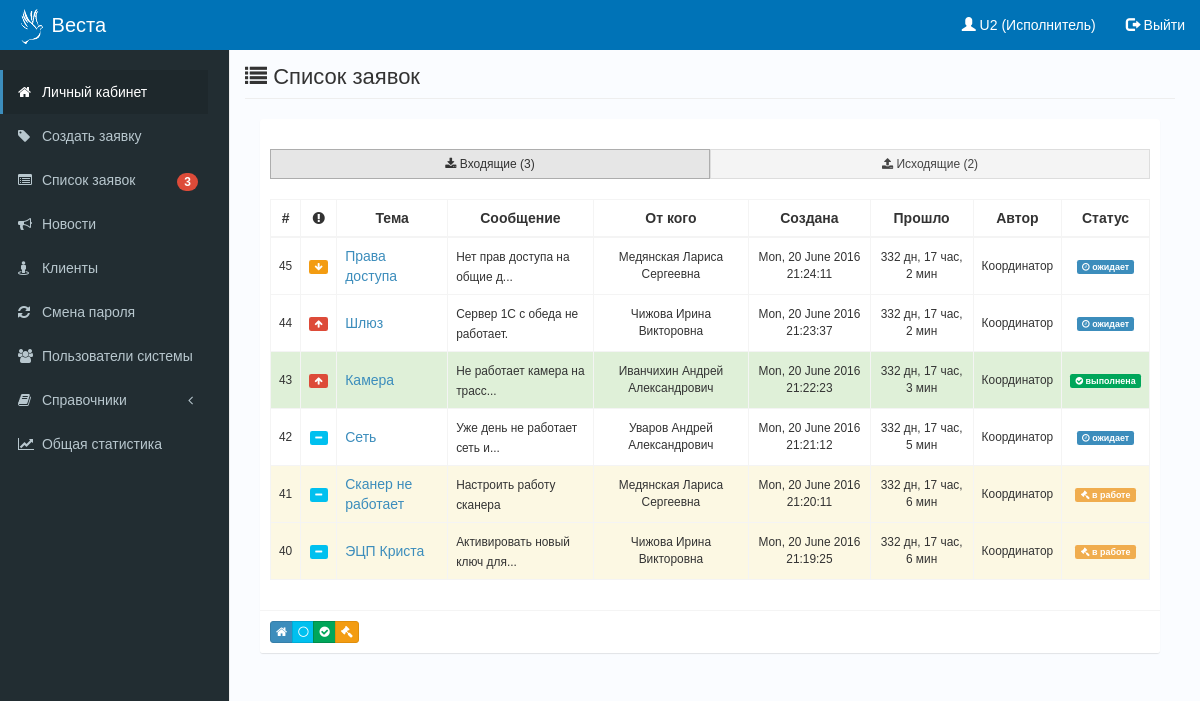
The app's page /?act=ticket_list (signed in), older data.
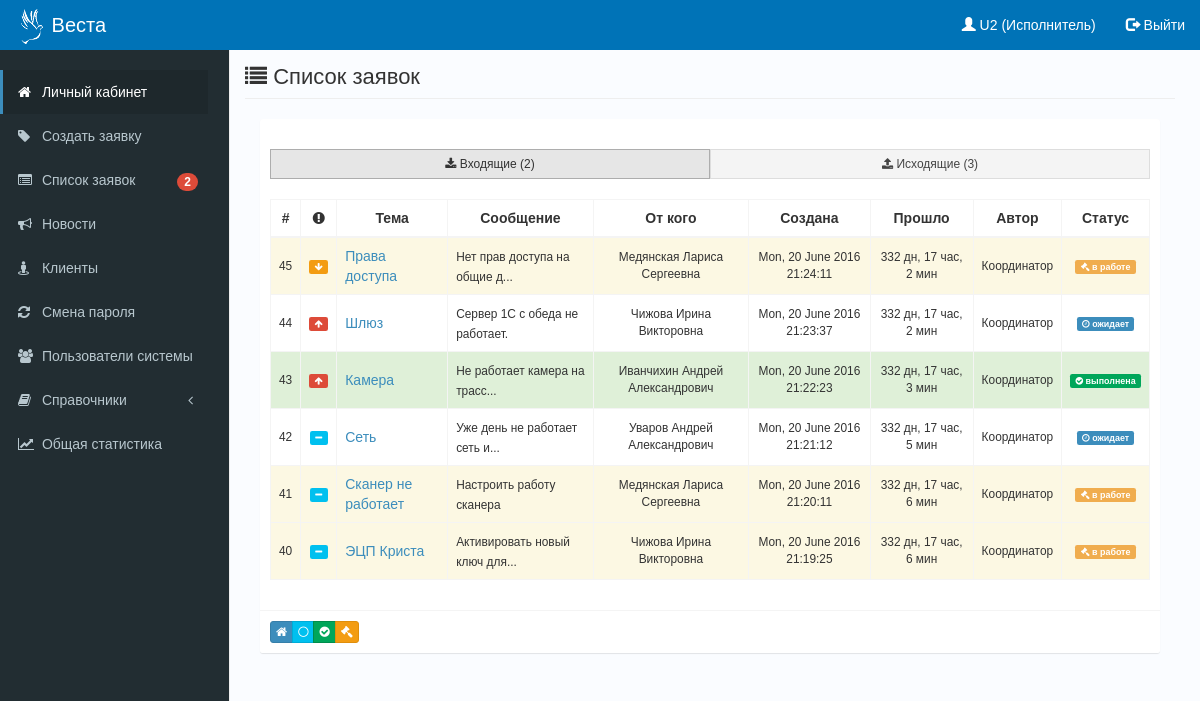
The same page, newer data.
### tables this page shows
CREATE TABLE IF NOT EXISTS `tickets` (
  `id` int(11) NOT NULL,
  `user_create_id` int(11) DEFAULT NULL,
  `user_to_id` int(11) DEFAULT NULL,
  `date_create` datetime DEFAULT NULL,
  `theme` varchar(256) DEFAULT NULL,
  `msg` text,
  `id_client` int(11) DEFAULT NULL,
  `id_otdel` int(11) DEFAULT NULL,
  `status` int(11) DEFAULT NULL,
  `prioritet` int(11) DEFAULT NULL,
  `arch` int(11) DEFAULT NULL,
  `date_ok` datetime DEFAULT NULL,
  `history` varchar(512) DEFAULT NULL,
  `last_update` datetime DEFAULT NULL
);

CREATE TABLE IF NOT EXISTS `clients` (
  `id` int(11) NOT NULL,
  `fio` varchar(256) DEFAULT NULL,
  `id_otdel` int(11) DEFAULT NULL,
  `id_doljn` int(11) DEFAULT NULL,
  `tel` varchar(32) DEFAULT NULL,
  `email` varchar(64) DEFAULT NULL,
  `kabinet` varchar(64) DEFAULT NULL
);

CREATE TABLE IF NOT EXISTS `users` (
  `id` int(11) NOT NULL,
  `fio` varchar(256) DEFAULT NULL,
  `login` varchar(64) DEFAULT NULL,
  `pass` varchar(64) DEFAULT NULL,
  `status` int(1) DEFAULT NULL,
  `priv` int(1) DEFAULT NULL,
  `email` varchar(64) DEFAULT NULL,
  `tel` varchar(32) DEFAULT NULL,
  `last_time` datetime DEFAULT NULL
);

### template/ticket_list.php (the view, shortened to what the changed rows need)
<?php require 'template/header.php';
include('../connect_bd.php');
$id_user = $_SESSION["id_user"];
?>
<h1 class="page-header"><i class="fa fa-list"></i> Список заявок</h1>
<div class="col-md-12">
    <div class="box box-solid">
        <div class="box-header">
        </div>
        <div class="box-body">
            <div class="">
<?php
if (IS_KOORD)
{
    $result = $mysqli->query("  SELECT COUNT(*) as count FROM tickets
                                WHERE status = 2");
        if ($result)
            $row_vhod = $result->fetch_array();
    $result = $mysqli->query("  SELECT COUNT(*) as count FROM tickets
                                WHERE user_create_id = '$id_user'");
        if ($result)
            $row_ishod = $result->fetch_array();
}
else
{
    $result = $mysqli->query("  SELECT COUNT(*) as count FROM tickets
                                WHERE user_to_id = '$id_user' AND status = 2");
        if ($result)
            $row_vhod = $result->fetch_array();
    $result = $mysqli->query("  SELECT COUNT(*) as count FROM tickets
                                WHERE user_create_id = '$id_user'");
        if ($result)
            $row_ishod = $result->fetch_array();
}
?>
                <div class="btn-group btn-group-justified">
                    <a class="btn btn-default btn-sm btn-flat active " role="button"
                        href="?act=in"><i class="fa fa-download"></i> Входящие
                        <span id="label_list_in">(<?=$row_vhod["count"]?>) </span>
                    </a>
                    <a class="btn btn-default btn-sm btn-flat " role="button" id="link_out"
                        href="?act=out"><i class="fa fa-upload"></i> Исходящие
                        <span id="label_list_out">(<?=$row_ishod["count"]?>)</span>
                    </a>
                </div>
            </div>
            <br>
            <div>
<?php
switch ($_POST["sort_ticket"])
{
    default:
        $pref = "";
        break;
}
if (IS_KOORD)
{
    $result = $mysqli->query("SELECT tickets.id AS id, tickets.prioritet AS prioritet,
                            tickets.theme AS theme, tickets.msg AS msg,
                            clients.fio AS client, tickets.date_create AS date_create,
                            users.fio AS user, tickets.status AS status FROM tickets
                            JOIN clients ON tickets.id_client = clients.id
                            JOIN users ON tickets.user_create_id = users.id WHERE arch = 0
                            ".$pref." ORDER BY tickets.id DESC");
}
else
{
    $result = $mysqli->query("SELECT tickets.id AS id, tickets.prioritet AS prioritet,
                            tickets.theme AS theme, tickets.msg AS msg,
                            clients.fio AS client, tickets.date_create AS date_create,
                            users.fio AS user, tickets.status AS status FROM tickets
                            JOIN clients ON tickets.id_client = clients.id
                            JOIN users ON tickets.user_create_id = users.id WHERE arch = 0
                            AND user_to_id = '$id_user' ".$pref." ORDER BY tickets.id DESC");
}
    if ($result):?>
            <div class="table-responsive">
                <table class="table table-bordered table-hover " style=" font-size: 14px;" >
                    <thead>
                        <tr>
                            <th><center>#</center></th>
                            <th><center><i class="fa fa-exclamation-circle"></i></center></th>
                            <th><center>Тема</center></th>
                            <th><center>Сообщение</center></th>
                            <th><center>От кого</center></th>
                            <th><center>Создана</center></th>
                            <th><center>Прошло</center></th>
                            <th><center>Автор</center></th>
                            <th><center>Статус</center></th>
                        </tr>
                    </thead>
                    <tbody>
                        <form role="form" id="Form">
    <?php while ($row = $result->fetch_assoc()):?>
                        <?php
                            switch ($row["status"]):
                            case '0':?>
                                <tr class="success">
                                <?php
                                break;
                            case '1':?>
                                <tr class="warning">
                                <?php
                                break;
                        endswitch?>
                            <td style=" vertical-align: middle; "><small class=""><center><?=$row["id"]?></center></small>
                            </td>
                            <td style=" vertical-align: middle; ">
                                <small class="">
                                    <center>
                            <?php
                                switch ($row["prioritet"]):
                                    case '0':?>
                                        <span data-original-title="Высокий приоритет" class="label bg-red" data-toggle="tooltip" data-placement="bottom" title=""><i class="fa fa-arrow-up"></i></span>
                                        <?php
                                        break;
                                    case '1':?>
                                        <span data-original-title="Средний приоритет" class="label bg-aqua" data-toggle="tooltip" data-placement="bottom" title=""><i class="fa fa-minus"></i></span>
                                        <?php
                                        break;
                                    case '2':?>
                                        <span data-original-title="Низкий приоритет" class="label bg-yellow" data-toggle="tooltip" data-placement="bottom" title=""><i class="fa fa-arrow-down"></i></span>
                                        <?php
                                        break;
                                endswitch?>
                                    </center>
                                </small>
                            </td>
                             <td style=" vertical-align: middle; "><a class=" pops" title="" href="?act=show_ticket&id=<?=$row["id"]?>"><?=$row["theme"]?></a>
                            </td>
                            <td style=" vertical-align: middle; "><small class=""><?php if (mb_strlen($row["msg"]) > 30){ $row["msg"] = mb_substr($row["msg"], 0, 27).'...';} $row["msg"] = nl2br($row["msg"]); echo $row["msg"];?></small></td>
                            <td style=" vertical-align: middle; "><small class=""><center><?=$row["client"]?></center></small></td>
                            <td style=" vertical-align: middle; "><small class=""><center><?php setlocale(LC_ALL, 'ru_RU.UTF8'); echo strftime("%a, %e %B %Y %H:%M:%S", strtotime($row["date_create"]));?></center></small></td>
                            <td style=" vertical-align: middle; "><small class="">
                                <center>
                                <?php
                                    $datetime1 = new DateTime($row["date_create"]);
                                    $datetime2 = new DateTime("now");
                                    $datetime2->format('%Y-%m-%d %H:%i:%s');
                                    $interval = $datetime2->diff($datetime1);
                                    echo $interval->format('%a дн, %h час, %i мин');
                                ?>
                                </center></small>
                            </td>
                            <td style=" vertical-align: middle; "><small class=""><center><?=$row["user"]?></center></small></td>
                            <td style=" vertical-align: middle; "><small>
                                <center>
                                <?php
                                    switch ($row["status"]):
                                    case '0':?>
                                        <span class="label label-success"><i class="fa fa-check-circle"></i> выполнена</span>
                                        <?php
                                        break;
                                    case '1':?>
                                        <span class="label label-warning"><i class="fa fa-gavel"></i> в работе</span>
                                        <?php
                                        break;
                                    case '2':?>
                                        <span class="label label-primary"><i class="fa fa-clock-o"></i> ожидает</span>
                                        <?php
                                        break;
                                endswitch?>
                                </center></small>
                            </td>
                        </tr>
    <?php endwhile;?>
                        </form>
                    </tbody>
                </table>
            </div>
    <?php endif;
?>
        </div>
        </div>
    <div class="box-footer clearfix">
        <div class="pull-left">
            <form action="" method="POST">
                <div class="btn-group btn-group-xs">
                <button data-original-title="Показать все" name="sort_ticket" value="all" type="submit" class="btn btn-primary " data-toggle="tooltip" data-placement="bottom" title=""><i class="fa fa-home"></i> </button>
                <button data-original-title="Свободные" name="sort_ticket" value="free" data-toggle="tooltip" data-placement="bottom" title="" type="submit" class="btn btn-info "><i class="fa fa-circle-thin"></i> </button>
                <button data-original-title="Выполненные" name="sort_ticket" value="ok" data-toggle="tooltip" data-placement="bottom" title="" type="submit" class="btn btn-success "><i class="fa fa-check-circle"></i> </button>
                <button data-original-title="В обработке" name="sort_ticket" value="ilock" data-toggle="tooltip" data-placement="bottom" title="" type="submit" class="btn btn-warning "><i class="fa fa-gavel"></i> </button>
                </div>
            </form>
        </div>
    </div>
</div>
</div>
<?php require 'template/footer.php' ?>

### template/header.php (shortened to what the changed rows need)
<!DOCTYPE html>
<html lang="en">
  <head>
    <link href="bootstrap/css/bootstrap.css" rel="stylesheet">
    <link href="bootstrap/css/dashboard.css" rel="stylesheet">
    <link href="bootstrap/css/bootstrap-select.css" rel="stylesheet">
    <link rel="stylesheet" href="font-awesome/css/font-awesome.min.css">
    <link rel="stylesheet" href="css/AdminLTE.css">
    <link rel="stylesheet" href="css/skin-blue.css">
    <link rel="stylesheet" href="css/bootstrap-datetimepicker.min.css">
  </head>
  <body class="skin-blue" style="">
    <div class="navbar bg-blue navbar-fixed-top" role="navigation">
      <div class="container-fluid">
        <div class="navbar-header">
            <a href="index.php" class="logo">
                <img src="img/logo_small_white.png"></img> Веста
            </a>
        </div>
        <?php
            switch ($_SESSION['priv'])
            {
                case 2:
                $role = "Исполнитель";
                    break;
            }
        ?>
        <div class="collapse navbar-collapse">
          <ul class="nav navbar-nav navbar-right">
            <li><a href="?act=lk"><span class="glyphicon glyphicon-user" aria-hidden="true">
                                  </span><?php echo " ".$_SESSION['login']. " (".$role.")" ?>
                </a>
            </li>
            <li>
              <a href="?act=logout"><span class="glyphicon glyphicon-log-out" aria-hidden="true">
                                  </span> Выйти</a>
            </li>
          </ul>
        </div>
      </div>
    </div>
    <div class="content-wrapper">
        <div class="sidebar">
            <br>
            <ul class="sidebar-menu">
                <li class="active">
                    <a href="?act=lk">
                        <i class="fa fa-home"></i> <span>
                        Личный кабинет</span>
                    </a>
                </li>
                <li>
                    <a href="?act=ticket_add"><i class="fa fa-tag"></i> Создать заявку</a>
                </li>
                <?php
                    $result = $mysqli->query("SELECT COUNT(*) as count FROM tickets WHERE user_to_id = '".$_SESSION["id_user"]."' AND status = 2");
                    if ($result)
                        $row_vhod = $result->fetch_array();
                ?>
                <li>
                    <a href="?act=ticket_list"><i class="fa fa-list-alt"></i> Список заявок
                        <small id="tt_label">
                        <?php
                            if ($row_vhod["count"] != 0):?>
                            <small class="badge pull-right bg-red"><?=$row_vhod["count"]?></small>
                        <?php endif ?>
                        </small></a>
                </li>
                <li>
                    <a href="?act=news"><i class="fa fa-bullhorn"></i> Новости</a>
                </li>
                <li>
                    <a href="?act=client"><i class="fa fa-street-view "></i>  Клиенты</a>
                </li>
                <li>
                    <a href="?act=smena_pw"><i class="fa fa-refresh"></i>  Смена пароля</a>
                </li>
                <li>
                    <a href="?act=user"><i class="fa fa-users"></i> Пользователи системы</a>
                </li>
                <li class="treeview ">
                    <a href="#">
                        <i class="fa fa-book"></i><span> Справочники</span><i class="fa fa-angle-left pull-right"></i>
                    </a>
                </li>
		<li>
		    <a href='?act=report_otdel'><i class="fa fa-line-chart"></i> Общая статистика</a>
		</li>
            </ul>
        </div>
      <div class="row">
        <div class="main">

Row changes from the older to the newer data that the page shows:
changed tickets "Права доступа": status "ожидает" → "в работе"
Text that changed along with them:
$row_vhod["count"]: "3" → "2"
$row_ishod["count"]: "2" → "3"
